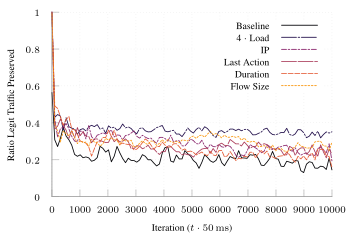

Here is the gnuplot script that generated this plot:
set terminal tikz standalone color size 9cm,6cm font '\scriptsize' preamble '\usepackage{microtype} \usepackage{times} \usepackage[T1]{fontenc} \usepackage{siunitx}\sisetup{detect-all}'
set output "ftprep-tcp-good.tex"

load "inferno.pal"

set style line 102 lc rgb '#a0a0a0' lt 1 lw 1
set border ls 102
set colorbox border 102
set key textcolor rgb "black"
set tics textcolor rgb "black"
set label textcolor rgb "black"

set border 3
set grid x y
set xtics nomirror
set ytics nomirror

#set key autotitle columnhead
set datafile separator ","

set xlabel "Iteration ($t \\cdot{} \\SI{50}{\\milli\\second}$)"
set ylabel "Ratio Legit Traffic Preserved"

set yrange [0.0:1.0]
set key inside top right

plot '../results/baseline-2-avg-ng.csv' u 1:3 w lines smooth sbezier title "Baseline" dt 1, \
     '../results/ft-tcp-g-avg.csv' u 1:3 w lines smooth sbezier title "4 $\\cdot{}$ Load" dt (18,2,2,2), \
     '../results/ft-tcp-f0-avg.csv' u 1:3 w lines smooth sbezier title "IP" ls 4 dt (6,2,2,2), \
     '../results/ft-tcp-f1-avg.csv' u 1:3 w lines smooth sbezier title "Last Action" ls 5 dt (18,2), \
     '../results/ft-tcp-f2-avg.csv' u 1:3 w lines smooth sbezier title "Duration" ls 6 dt (6,2), \
     '../results/ft-tcp-f3-avg.csv' u 1:3 w lines smooth sbezier title "Flow Size" ls 7 dt (2,2)
